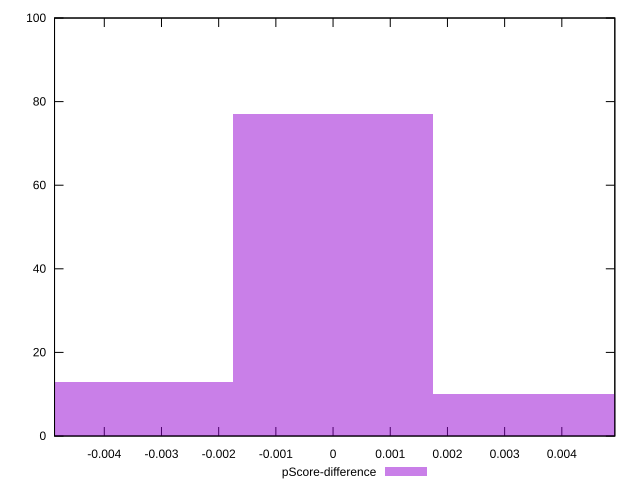

Reproduce this figure in gnuplot.
reset

$pScoreDifference <<EOF
0 77
0.0034849760738706113 10
-0.0034849760738706113 13
EOF

set key outside below
set boxwidth 0.0034849760738706113
set xrange [-0.00486999988555914:0.0049266668160755644]
set yrange [0:100]
set trange [0:100]
set style fill transparent solid 0.5 noborder
set terminal svg size 640, 490 enhanced background rgb 'white'
set output "report_00018_2021-02-10T15-25-16.877Z/uses-rel-preconnect/samples/pages+cached+noadtech/pScore-difference/histogram.svg"

plot $pScoreDifference title "pScore-difference" with boxes

reset
